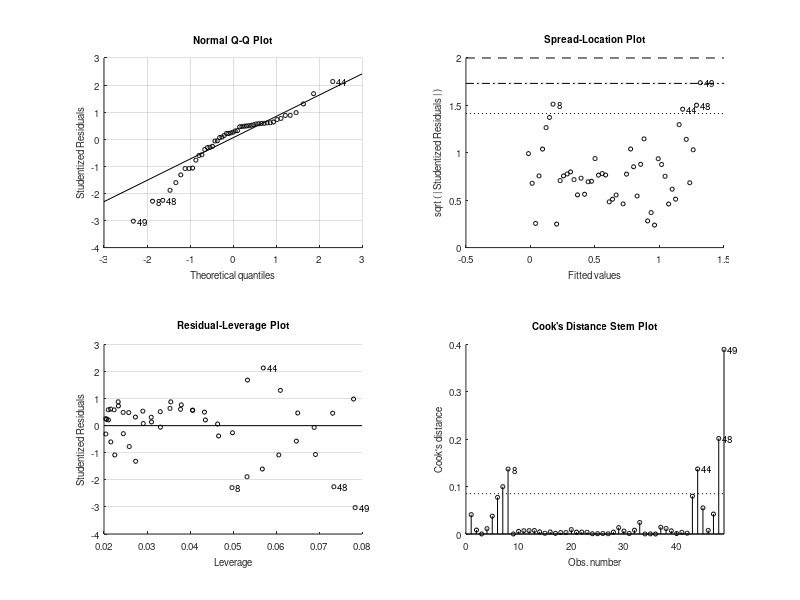

The MATLAB source for this figure: (Note: this script raises an error after producing the figure.)
clc;clear;close all;

ra_data_enc_motor = csvread('ra_data_motor_01.csv',1,0);

V = ra_data_enc_motor(:,1);
I = ra_data_enc_motor(:,2);


%fit1 = fitlm(V,I,'y~x1-1')
fit1 = fitlm(V,I)
%[fit1,gof,fitinfo] = fit(V,I,f,'StartPoint',[1 1]);

Ra = sum(V)/sum(I)

fig_x = 400*2; fig_y = 225*2;
fitted = fit1.Fitted;
figure('Position',[100,100,fig_x,fig_y])
plot(V,fitted,'r-',V,I,'o')
legend('Fitted Line','Data Points', 'Location', 'northwest')
title('Current as a Function of Voltage')
xlabel('Voltage [V]')
ylabel('Current [I]')
axis([0,6,-0.2,2])

%Ra = 1/fit1.Coefficients.Estimate(1)
Ra = 1/fit1.Coefficients.Estimate(2)